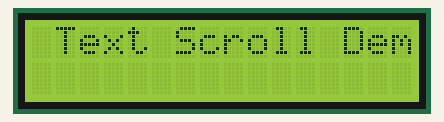
Bench run of a sketch on a simulated Arduino Uno, built with avr-gcc and run on an emulated ATmega328P. On the bench: 16×2 character LCD.

Above: at 0.21 s.
At 1.12 s:
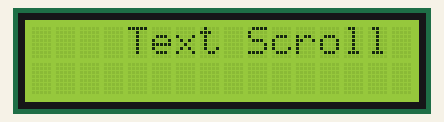
At 2.33 s:
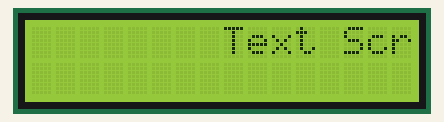
At 4.7 s:
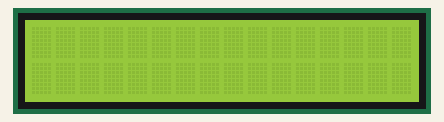
At 8.68 s:
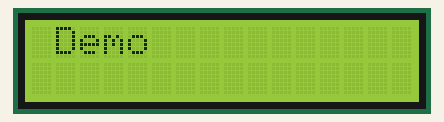
At 12.91 s:
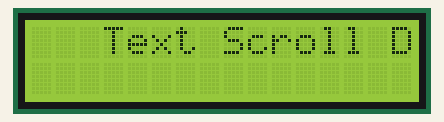

The sketch:

34_Text_Scroll_Right_Display.ino
```cpp
#include <LiquidCrystal.h>

// Initialize the library with the numbers of the interface pins
LiquidCrystal lcd(12, 11, 5, 4, 3, 2);

void setup() {
  // Set up the LCD's number of columns and rows:
  lcd.begin(16, 2);

}

void loop() {
  lcd.setCursor(0, 0);
  lcd.print("Text Scroll Demo"); // Print the message
  lcd.scrollDisplayRight(); // Scroll the entire display left
  delay(300); // Slow down the scrolling for visibility
}
//https://www.tinkercad.com/things/cQC7JB6AAZC-34text-scroll-right-display
```

Measured:
- by itself, everything shown: repeats every 12.1 s, in 32 steps
- what the display in image 3 shows lasts 2.7 s, from 4.6 s to 7.3 s
